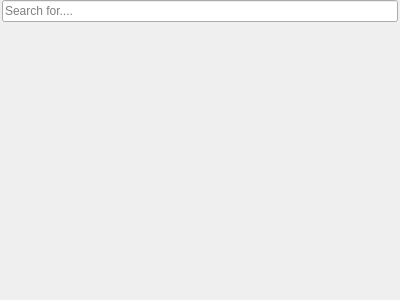
<?xml version="1.0" encoding="UTF-8"?>
<ui version="4.0">
 <class>page_main</class>
 <widget class="QWidget" name="page_main">
  <property name="geometry">
   <rect>
    <x>0</x>
    <y>0</y>
    <width>400</width>
    <height>300</height>
   </rect>
  </property>
  <property name="windowTitle">
   <string>Form</string>
  </property>
  <layout class="QVBoxLayout" name="verticalLayout">
   <property name="leftMargin">
    <number>2</number>
   </property>
   <property name="topMargin">
    <number>0</number>
   </property>
   <property name="rightMargin">
    <number>2</number>
   </property>
   <property name="bottomMargin">
    <number>0</number>
   </property>
   <item>
    <widget class="QLineEdit" name="lineEdit">
     <property name="placeholderText">
      <string>Search for....</string>
     </property>
    </widget>
   </item>
   <item>
    <widget class="QTreeWidget" name="treeWidget">
     <property name="focusPolicy">
      <enum>Qt::NoFocus</enum>
     </property>
     <property name="styleSheet">
      <string notr="true">QTreeWidget{background: transparent; }</string>
     </property>
     <property name="editTriggers">
      <set>QAbstractItemView::DoubleClicked|QAbstractItemView::EditKeyPressed|QAbstractItemView::SelectedClicked</set>
     </property>
     <property name="iconSize">
      <size>
       <width>32</width>
       <height>32</height>
      </size>
     </property>
     <property name="indentation">
      <number>20</number>
     </property>
     <property name="uniformRowHeights">
      <bool>true</bool>
     </property>
     <property name="sortingEnabled">
      <bool>true</bool>
     </property>
     <property name="animated">
      <bool>true</bool>
     </property>
     <property name="allColumnsShowFocus">
      <bool>false</bool>
     </property>
     <property name="wordWrap">
      <bool>true</bool>
     </property>
     <property name="expandsOnDoubleClick">
      <bool>false</bool>
     </property>
     <attribute name="headerVisible">
      <bool>false</bool>
     </attribute>
     <column>
      <property name="text">
       <string notr="true">1</string>
      </property>
     </column>
    </widget>
   </item>
  </layout>
 </widget>
 <resources/>
 <connections/>
</ui>
